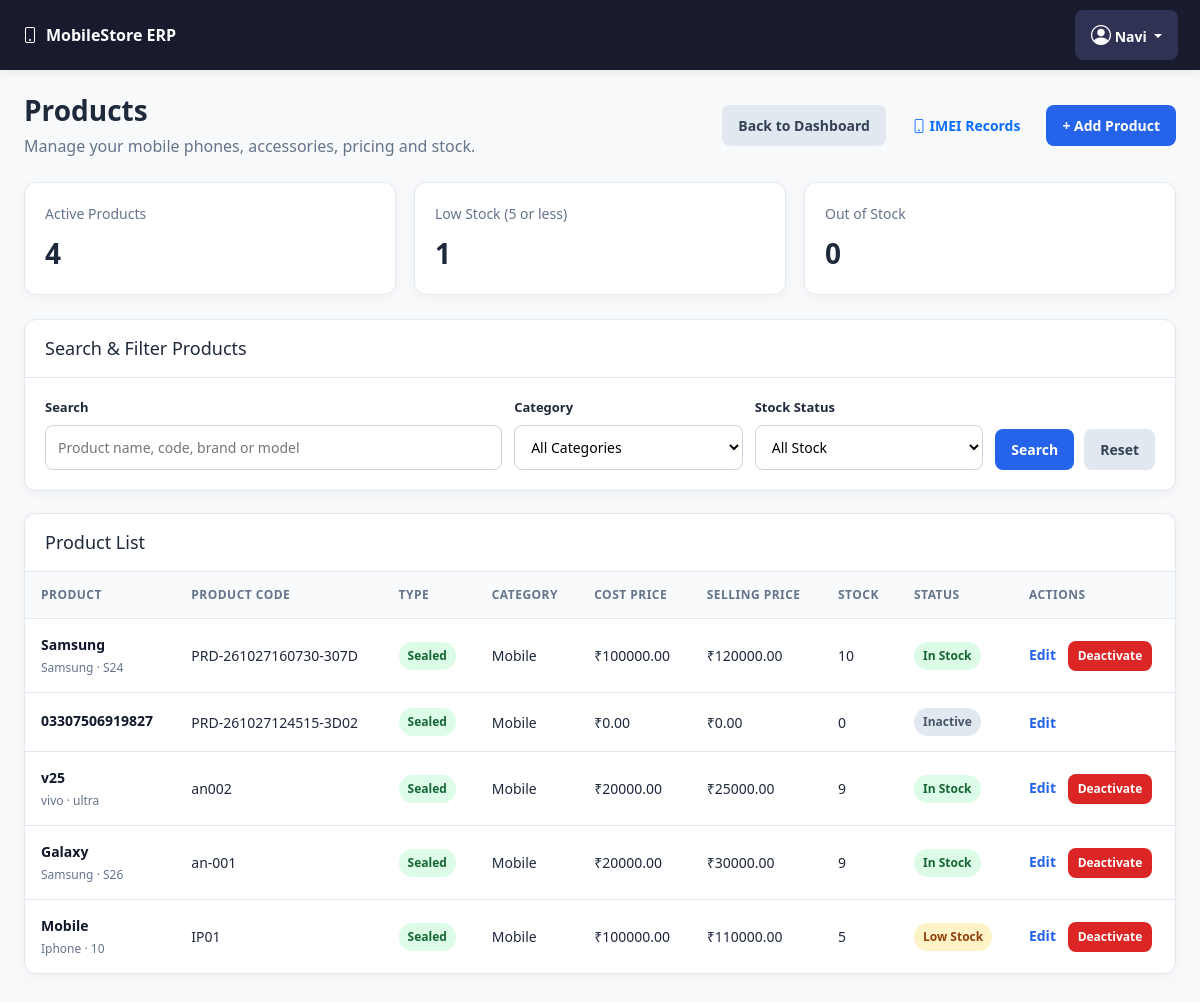
/products (signed in), run on the app's committed database.
### models.py (models this page shows, shortened)
class TimestampMixin:
    created_at = db.Column(db.DateTime(timezone=True), default=utc_now, nullable=False)
    updated_at = db.Column(
        db.DateTime(timezone=True), default=utc_now, onupdate=utc_now, nullable=False
    )

class User(UserMixin, TimestampMixin, db.Model):
    __tablename__ = "users"
    id = db.Column(db.Integer, primary_key=True)
    username = db.Column(db.String(80), unique=True, nullable=False, index=True)
    full_name = db.Column(db.String(150), nullable=False)
    password_hash = db.Column(db.String(255), nullable=False)
    role = db.Column(db.String(20), nullable=False, default="cashier")
    is_active = db.Column(db.Boolean, default=True, nullable=False)

class Product(TimestampMixin, db.Model):
    __tablename__ = "products"
    id = db.Column(db.Integer, primary_key=True)
    product_code = db.Column(db.String(50), unique=True, nullable=False)
    barcode = db.Column(db.String(100), unique=True, nullable=True)
    name = db.Column(db.String(150), nullable=False, index=True)
    brand = db.Column(db.String(100))
    model = db.Column(db.String(100))
    category = db.Column(db.String(80), default="Mobile")
    variant = db.Column(db.String(100))
    color = db.Column(db.String(50))
    condition = db.Column(db.String(30), nullable=False, default="Sealed")
    used_grade = db.Column(db.String(30))
    warranty_months = db.Column(db.Integer, default=0)
    hsn_code = db.Column(db.String(30), nullable=True)
    gst_percent = db.Column(db.Float, default=0, nullable=False)
    cost_price = db.Column(db.Float, default=0, nullable=False)
    selling_price = db.Column(db.Float, default=0, nullable=False)
    stock_quantity = db.Column(db.Integer, default=0, nullable=False)
    reorder_level = db.Column(db.Integer, default=5, nullable=False)
    track_imei = db.Column(db.Boolean, default=True, nullable=False)
    is_active = db.Column(db.Boolean, default=True, nullable=False)
    imei_records = db.relationship("IMEIRecord", back_populates="product", lazy=True)

### app.py (the view, shortened to what this page needs)
    @app.route("/products")
    @login_required
    def products_list():
        search = request.args.get("search", "").strip()
        date_from = request.args.get("date_from", "").strip()
        date_to = request.args.get("date_to", "").strip()
        query = Product.query
        try:
            query = apply_date_filters(query, Product, date_from, date_to)
        except ValueError:
            flash("Please enter valid filter dates.", "warning")
            return redirect(url_for("products_list"))
        products = query.order_by(Product.id.desc()).all()
        return render_template(
            "products/list.html",
            products=products,
            search=search,
            date_from=date_from,
            date_to=date_to,
            total_products=Product.query.count(),
            filtered_count=len(products),
        )

### templates/Products/list.html (shortened to what this page needs)
{% extends "base.html" %}
{% block content %}
{% set product_items = products|default([], true)|list %}
{% set active_products = product_items|selectattr('is_active')|list %}
{% set low_stock_count = active_products|selectattr('stock_quantity', 'le', 5)|list|length %}
{% set out_stock_count = active_products|selectattr('stock_quantity', 'equalto', 0)|list|length %}
<div class="products-page">
    <div class="products-header">
        <div>
            <h1>Products</h1>
            <p>Manage your mobile phones, accessories, pricing and stock.</p>
        </div>
        <div class="header-actions">
            <a href="{{ url_for('dashboard_page') }}"
               class="btn btn-secondary">
                Back to Dashboard
            </a>
            <a href="{{ url_for('imei_records_list') }}"
                class="btn btn-outline-primary">
                <i class="bi bi-phone"></i> IMEI Records
                </a>
            <button type="button"
                    class="btn btn-primary"
                    id="openProductModal">
                + Add Product
            </button>
        </div>
    </div>
    <div class="summary-grid">
        <div class="summary-card">
            <div class="summary-label">Active Products</div>
            <div class="summary-number">{{ active_products|length }}</div>
        </div>
        <div class="summary-card">
            <div class="summary-label">Low Stock (5 or less)</div>
            <div class="summary-number">{{ low_stock_count }}</div>
        </div>
        <div class="summary-card">
            <div class="summary-label">Out of Stock</div>
            <div class="summary-number">{{ out_stock_count }}</div>
        </div>
    </div>
    <div class="panel">
        <div class="panel-heading">
            <h2>Search &amp; Filter Products</h2>
        </div>
        <div class="panel-body">
            <form method="GET" action="{{ url_for('products_list') }}">
                <div class="filter-grid">
                    <div class="field">
                        <label for="search">Search</label>
                        <input
                            type="text"
                            id="search"
                            name="search"
                            placeholder="Product name, code, brand or model"
                            value="{{ request.args.get('search', '') }}">
                    </div>
                    <div class="field">
                        <label for="category">Category</label>
                        <select id="category" name="category">
                            <option value="">All Categories</option>
                        </select>
                    </div>
                    <div class="field">
                        <label for="stock">Stock Status</label>
                        <select id="stock" name="stock">
                            <option value="">All Stock</option>
                        </select>
                    </div>
                    <div class="header-actions">
                        <button type="submit" class="btn btn-primary">
                            Search
                        </button>
                        <a href="{{ url_for('products_list') }}"
                           class="btn btn-secondary">
                            Reset
                        </a>
                    </div>
                </div>
            </form>
        </div>
    </div>
    <div class="panel">
        <div class="panel-heading">
            <h2>Product List</h2>
        </div>
        <div class="table-wrap">
            <table class="products-table">
                <thead>
                    <tr>
                        <th>Product</th>
                        <th>Product Code</th>
                        <th>Type</th>
                        <th>Category</th>
                        <th>Cost Price</th>
                        <th>Selling Price</th>
                        <th>Stock</th>
                        <th>Status</th>
                        <th>Actions</th>
                    </tr>
                </thead>
                <tbody>
                    {% for product in product_items %}
                    <tr>
                        <td>
                            <div class="product-name">
                                {{ product.name }}
                            </div>
                            <div class="muted">
                                {{ product.brand or '' }}
                                {% if product.model %}
                                    · {{ product.model }}
                                {% endif %}
                            </div>
                        </td>
                        <td>{{ product.product_code or '-' }}</td>
                        <td>
                            {% if product.product_type == 'Used' %}
                                <span class="stock-badge stock-low">Used</span>
                            {% else %}
                                <span class="stock-badge stock-ok">Sealed</span>
                            {% endif %}
                        </td>
                        <td>{{ product.category or '-' }}</td>
                        <td>
                            ₹{{ "%.2f"|format(product.cost_price or 0) }}
                        </td>
                        <td>
                            ₹{{ "%.2f"|format(product.selling_price or 0) }}
                        </td>
                        <td>{{ product.stock_quantity or 0 }}</td>
                        <td>
                            {% if not product.is_active %}
                                <span class="stock-badge stock-inactive">
                                    Inactive
                                </span>
                            {% elif (product.stock_quantity or 0) == 0 %}
                                <span class="stock-badge stock-out">
                                    Out of Stock
                                </span>
                            {% elif (product.stock_quantity or 0) <= (product.reorder_level or 5) %}
                                <span class="stock-badge stock-low">
                                    Low Stock
                                </span>
                            {% else %}
                                <span class="stock-badge stock-ok">
                                    In Stock
                                </span>
                            {% endif %}
                        </td>
                        <td class="text-nowrap">
                            <a class="edit-link"
                               href="{{ url_for('product_edit', product_id=product.id) }}">
                                Edit
                            </a>
                            {% if product.is_active %}
                            <form method="POST"
                                  action="{{ url_for('product_deactivate', product_id=product.id) }}"
                                  class="action-form"
                                  onsubmit="return confirm('Deactivate this product? Its transaction history will be preserved.');">
                                <button type="submit"
                                        class="btn btn-danger action-button">
                                    Deactivate
                                </button>
                            </form>
                            {% endif %}
                        </td>
                    </tr>
                    {% endfor %}
                </tbody>
            </table>
        </div>
    </div>
</div>
{% endblock %}

### templates/base.html (shortened to what this page needs)
<!DOCTYPE html>
<html lang="en">
<head>
    <link
        href="https://cdn.jsdelivr.net/npm/bootstrap@5.3.3/dist/css/bootstrap.min.css"
        rel="stylesheet">
    <link
        href="https://cdn.jsdelivr.net/npm/bootstrap-icons@1.11.3/font/bootstrap-icons.min.css"
        rel="stylesheet">
</head>
<body class="bg-light">
    {% if current_user.is_authenticated %}
    <nav class="navbar app-navbar">
        <div class="container-fluid px-0">
            <a class="app-brand" href="{{ url_for('dashboard_page') }}">
                <i class="bi bi-phone me-2"></i>MobileStore ERP
            </a>
            <div class="dropdown">
                <button
                    class="btn account-button dropdown-toggle"
                    type="button"
                    id="accountDropdown"
                    data-bs-toggle="dropdown"
                    aria-expanded="false">
                    <i class="bi bi-person-circle fs-5"></i>
                    <span class="account-name">
                        {{ current_user.full_name or current_user.username }}
                    </span>
                </button>
            </div>
        </div>
    </nav>
    {% endif %}
    {% block content %}{% endblock %}
</body>
</html>

### templates/base.html (style rules this page uses)
.app-navbar { background: #171b2d; padding: 10px 22px; box-shadow: 0 2px 10px rgba(0, 0, 0, .08); }
.app-brand { color: #fff; font-weight: 750; text-decoration: none; }
.account-button { display: inline-flex; align-items: center; gap: 9px; padding: 8px 12px; color: #fff; background: #303253; border: 1px solid #454969; border-radius: 9px; }

### templates/Products/list.html (style rules this page uses)
.products-page { padding: 24px; color: #1e293b; }
.products-header { display: flex; justify-content: space-between; align-items: center; gap: 16px; flex-wrap: wrap; margin-bottom: 24px; }
.products-header h1 { margin: 0 0 6px; font-size: 28px; font-weight: 700; }
.products-header p { margin: 0; color: #64748b; }
.header-actions { display: flex; gap: 10px; flex-wrap: wrap; align-items: center; }
.btn { display: inline-block; padding: 10px 16px; border-radius: 8px; text-decoration: none; border: 0; cursor: pointer; font-size: 14px; font-weight: 600; }
.btn-primary { color: white; background: #2563eb; }
.btn-secondary { color: #334155; background: #e2e8f0; }
.btn-danger { color: white; background: #dc2626; }
.summary-grid { display: grid; grid-template-columns: repeat(3, minmax(0, 1fr)); gap: 18px; margin-bottom: 24px; }
.summary-card, .panel { background: white; border: 1px solid #e2e8f0; border-radius: 12px; box-shadow: 0 3px 12px rgba(15, 23, 42, .04); }
.summary-card { padding: 20px; }
.summary-label { color: #64748b; font-size: 14px; }
.summary-number { font-size: 28px; font-weight: 700; margin-top: 8px; }
.panel { overflow: hidden; margin-bottom: 22px; }
.panel-heading { padding: 18px 20px; border-bottom: 1px solid #e2e8f0; }
.panel-heading h2 { margin: 0; font-size: 18px; }
.panel-body { padding: 20px; }
.filter-grid { display: grid; grid-template-columns: 2fr 1fr 1fr auto; gap: 12px; align-items: end; }
.field label { display: block; font-size: 13px; font-weight: 600; margin-bottom: 7px; }
.field input, .field select { width: 100%; box-sizing: border-box; padding: 11px 12px; border: 1px solid #cbd5e1; border-radius: 8px; background: white; font-size: 14px; }
.table-wrap { overflow-x: auto; }
.products-table { width: 100%; border-collapse: collapse; min-width: 1050px; }
.products-table th { background: #f8fafc; color: #64748b; font-size: 12px; text-transform: uppercase; letter-spacing: .04em; text-align: left; padding: 14px 16px; white-space: nowrap; }
.products-table td { padding: 15px 16px; border-top: 1px solid #e2e8f0; font-size: 14px; }
.product-name { font-weight: 600; color: #0f172a; }
.muted { color: #64748b; font-size: 12px; margin-top: 4px; }
.stock-badge { display: inline-block; padding: 5px 9px; border-radius: 20px; font-size: 12px; font-weight: 600; white-space: nowrap; }
.stock-ok { color: #166534; background: #dcfce7; }
.stock-low { color: #92400e; background: #fef3c7; }
.stock-inactive { color: #475569; background: #e2e8f0; }
.edit-link { color: #2563eb; text-decoration: none; font-weight: 600; margin-right: 8px; }
.action-form { display: inline; }
.action-button { padding: 6px 10px; font-size: 12px; }

### data on the page
User: full_name "Navi"
Product: name "Samsung", brand "Samsung", model "S24", product_code "PRD-261027160730-307D", category "Mobile", cost_price "100000.00", selling_price "120000.00", stock_quantity "10", is_active "In Stock"
Product: name "03307506919827", product_code "PRD-261027124515-3D02", category "Mobile", cost_price "0.00", selling_price "0.00", stock_quantity "0", is_active "Inactive"
Product: name "v25", brand "vivo", model "ultra", product_code "an002", category "Mobile", cost_price "20000.00", selling_price "25000.00", stock_quantity "9", is_active "In Stock"
Product: name "Galaxy", brand "Samsung", model "S26", product_code "an-001", category "Mobile", cost_price "20000.00", selling_price "30000.00", stock_quantity "9", is_active "In Stock"
Product: name "Mobile", brand "Iphone", model "10", product_code "IP01", category "Mobile", cost_price "100000.00", selling_price "110000.00", stock_quantity "5", is_active "Low Stock"

### other printed values
{{ active_products|length }} "4"
{{ low_stock_count }} "1"
{{ out_stock_count }} "0"
